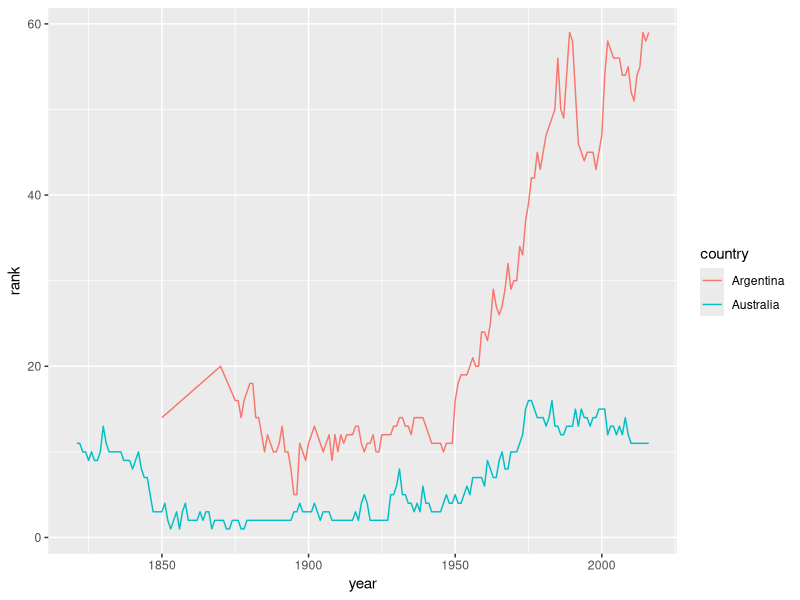
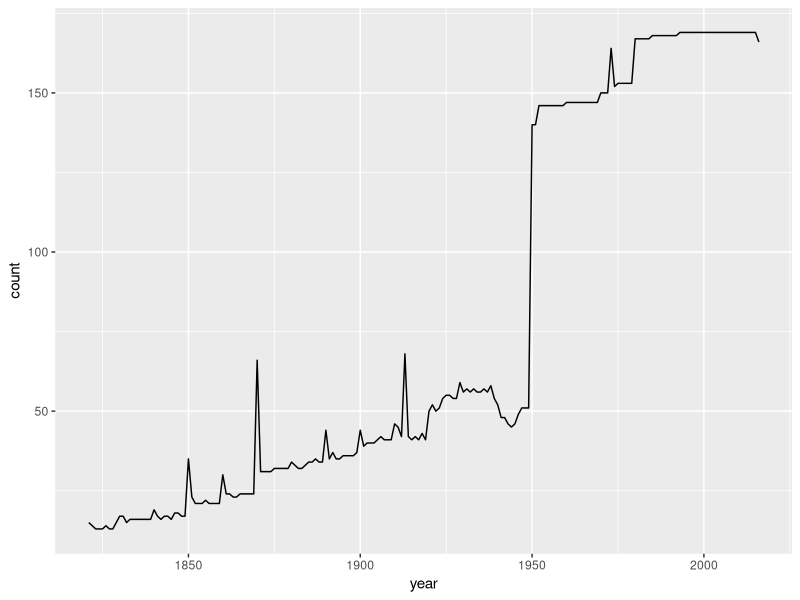
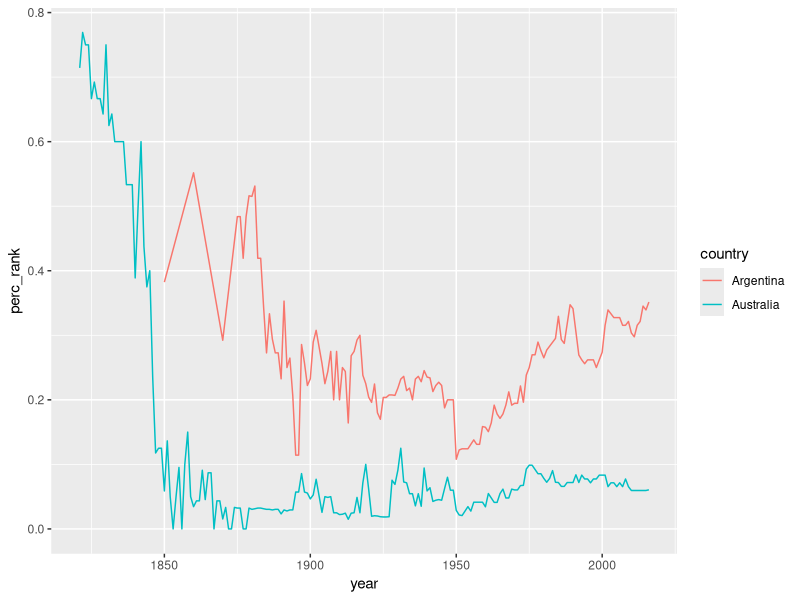
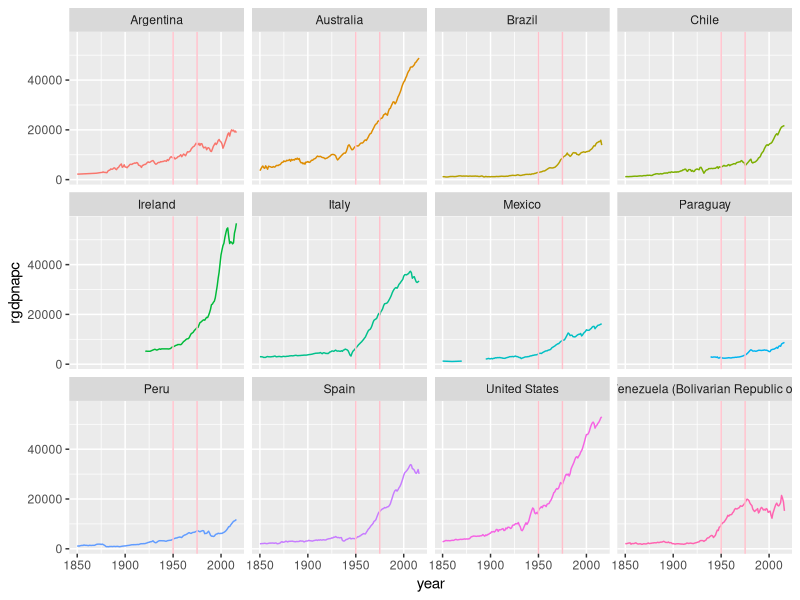

These figures' R source, in order:
## ---- chunk 1
knitr::opts_chunk$set(echo = TRUE)
library(tidyverse)
library(readxl)
## ---- chunk 2
data <- read_xlsx("data/mpd2018.xlsx", sheet = 2)



## ---- chunk 3
gdp_with_rankings <- data %>%
  group_by(year) %>%
  mutate(rank = row_number(desc(rgdpnapc)),
         perc_rank = percent_rank(desc(rgdpnapc)),
         rank_better_ties = rank(desc(rgdpnapc), ties.method = "min", na.last = "keep"))
## ---- chunk 4

p <- gdp_with_rankings %>%
  filter(countrycode %in% c("ARG", "AUS"),
         year > 1820) %>% 
  ggplot(aes(year, rank, color = country))

p + geom_line()


## ---- chunk 5
p <- gdp_with_rankings %>%
  group_by(year) %>% 
  summarise(count = sum(!is.na(rgdpnapc))) %>% 
  filter(year > 1820) %>%
  ggplot(aes(year, count))

p + geom_line()

## ---- chunk 6
p <- gdp_with_rankings %>%
  filter(countrycode %in% c("ARG", "AUS"),
         year > 1820) %>% 
  ggplot(aes(year, perc_rank, color = country))

p + geom_line()


## ---- chunk 7
comparisons <- c("ARG", "AUS", "USA", "VEN", "MEX", "CHL", "PER", "BRA", "IRL", "ITA", "ESP", "PRY")

gdp_plot <- gdp_with_rankings %>%
  filter(year >= 1850, countrycode %in% comparisons) %>% 
  ggplot(aes(year, rgdpnapc, color = country))

gdp_plot + geom_line() +
  facet_wrap(~country) + guides(color = FALSE) +
  geom_vline(xintercept = 1950, color = "pink") +
  geom_vline(xintercept = 1975, color = "pink")

# rank_plot <- gdp_with_rankings %>%
#   filter(year >= 1850, countrycode %in% comparisons) %>% 
#   ggplot(aes(year, rank, color = country))
# 
# rank_plot + geom_line() +
#   facet_wrap(~country) + guides(color = FALSE) +
#   geom_vline(xintercept = 1950, color = "pink") +
#   geom_vline(xintercept = 1975, color = "pink")
# 
# perc_rank_plot <- gdp_with_rankings %>%
#   filter(year >= 1850, countrycode %in% comparisons) %>% 
#   ggplot(aes(year, perc_rank, color = country))
# 
# perc_rank_plot + geom_line() +
#   facet_wrap(~country) + guides(color = FALSE) +
#   geom_vline(xintercept = 1950, color = "pink") +
#   geom_vline(xintercept = 1975, color = "pink")


  

